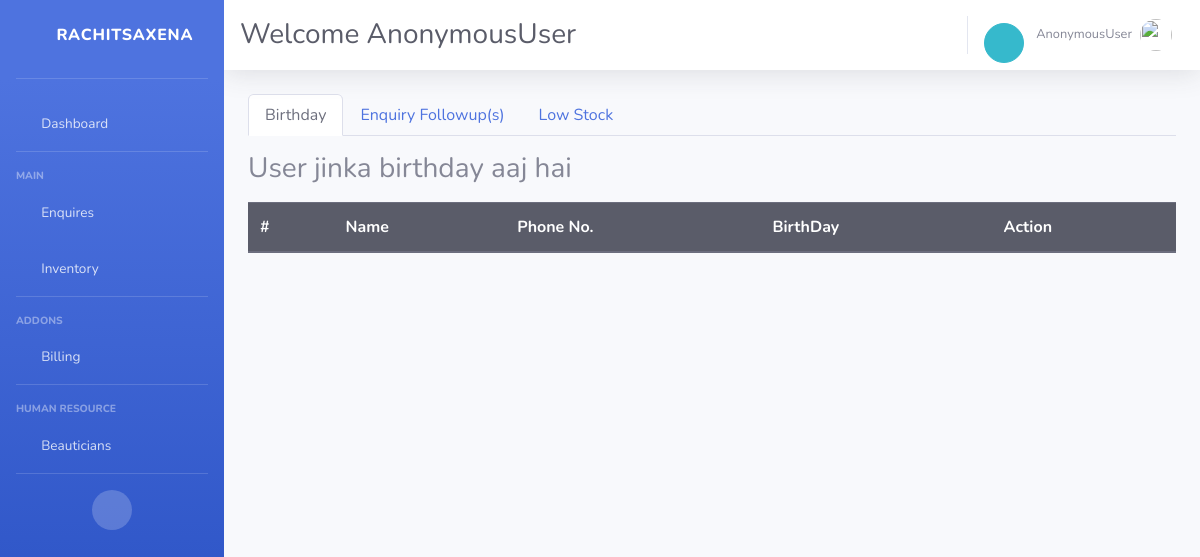
Before: /old/followup with the older database file.
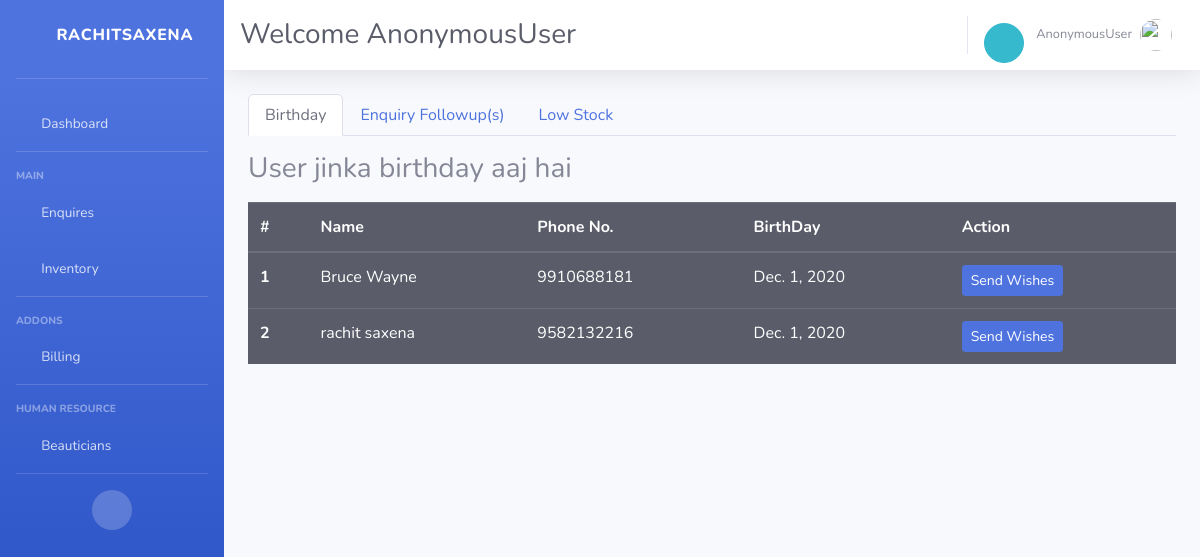
After: the same page with the newer database file.
### basic/models.py (models this page shows, shortened)
class Client(models.Model):
    name = models.CharField(max_length= 100 , null=True , blank=True)
    email = models.EmailField(max_length=100 , null=True , blank=True)
    phone = models.CharField(max_length=10 , null=True , blank=True)
    address = models.CharField(max_length=500 , null=True , blank=True)
    dob = models.DateField(null=True , blank=True)
    @property
    def is_birthday(self):
        return date.today() == self.dob

### basic/views.py (the view)
# urls.py: path('followup' , views.followup , name='followup'),
def followup(request):
    obj = Product.objects.all()
    cli = Client.objects.all()
    l1 = []
    for i in obj:
        if i.quantity <5:
            l1.append(i)
    params = {
        'pro' : l1,
        'cli': cli    }
    return render(request , 'basic/followup/followupBase.html' , params)

### basic/templates/basic/followup/followupBase.html (shortened to what the changed rows need)
<!DOCTYPE html>
<html lang="en">
{% load static %}
<head>
    <link href="{% static 'frontend/vendor/fontawesome-free/css/all.min.css' %}" rel="stylesheet" type="text/css">
    <link href="{% static 'frontend/css/sb-admin-2.min.css' %}" rel="stylesheet">
</head>
<body id="page-top">
    <div id="wrapper">
        <div id="content-wrapper" class="d-flex flex-column">
            <div id="content">
                <nav class="navbar navbar-expand navbar-light bg-white topbar mb-4 static-top shadow">
                    <h1 class="h3 mt-2 text-gray-800">Welcome {{request.user}}</h1>
                </nav>
                <div class="container-fluid">
                <div class="tab-content" id="myTabContent">
                    <div class="tab-pane fade show active" id="home" role="tabpanel" aria-labelledby="home-tab">
                    {% include 'basic/followup/birthday.html' %}
                    </div>
                </div>
                </div>
            </div>
        </div>
    </div>
</body>
</html>

### basic/templates/basic/followup/birthday.html
    <h3 class='my-3'>User jinka birthday aaj hai </h3>
<table class="table table-dark">
  <thead>
    <tr>
      <th scope="col">#</th>
      <th scope="col">Name</th>
      <th scope="col">Phone No.</th>
      <th scope="col">BirthDay</th>
      <th scope="col">Action</th>
    </tr>
  </thead>
  <tbody>
    {% for i in cli   %}
        {% if i.is_birthday %}
         <tr>
            <th scope="row">{{i.id}}</th>
            <td>{{i.name}}</td>
            <td>{{i.phone}}</td>
            <td>{{i.dob}}</td>
            <td>
                <a class='btn btn-sm btn-primary' href="">Send Wishes </a>
            </td>
        </tr>
        {% endif %}
    {% endfor %}
    </tbody>
</table>

Changed rows visible on the page:
now on this page (row edited): Client: id "1", name "Bruce Wayne", phone "9910688181", dob "Dec. 1, 2020"
now on this page (row edited): Client: id "2", name "rachit saxena", phone "9582132216", dob "Dec. 1, 2020"
